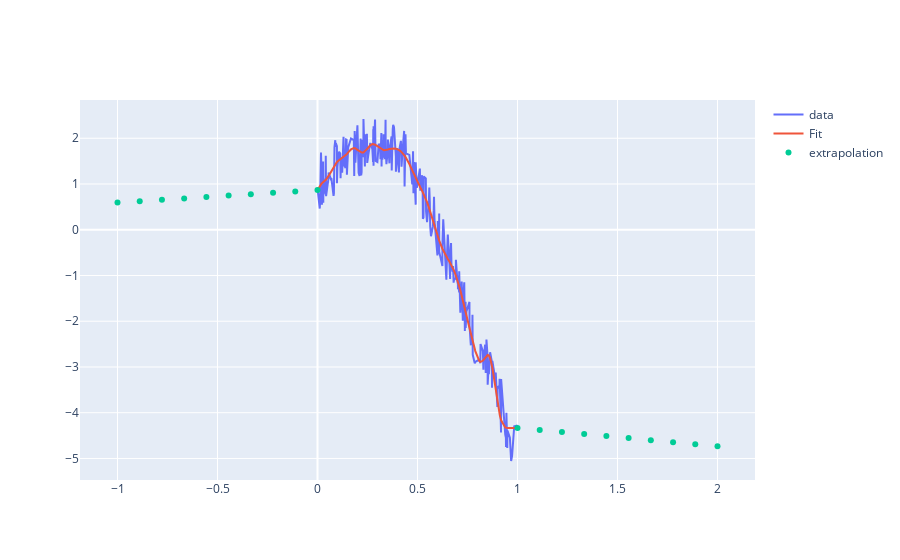

Here is the notebook cell this chart was saved with:
### Code cell
y_extra = []
for i in x_ep_norm:
    y_extra.append(extrapolate(x_exp=i, type_="linear", model=M, depth=8))
    
fig = go.Figure()
fig.add_trace(go.Scatter(x=x, y=y, name="data"))
fig.add_trace(go.Scatter(x=x, y=M.basis @ M.coef_, name="Fit"))
fig.add_trace(go.Scatter(x=x_ep,y =y_extra, mode="markers", name="extrapolation"))

### Figure 1 — Plotly figure (JSON) as saved in the notebook; plotly's stock layout.template omitted (floating-point values rounded to 4 significant figures; data arrays with more than 128 entries replaced by an {"elided": "..."} marker saying what was removed)
{"data": [{"name": "data", "type": "scatter", "x": {"elided": "250 float values"}, "y": {"elided": "250 float values"}}, {"name": "Fit", "type": "scatter", "x": {"elided": "250 float values"}, "y": {"elided": "250 float values"}}, {"mode": "markers", "name": "extrapolation", "type": "scatter", "x": [-1, -0.8889, -0.7778, -0.6667, -0.5556, -0.4444, -0.3333, -0.2222, -0.1111, 0, 1, 1.111, 1.222, 1.333, 1.444, 1.556, 1.667, 1.778, 1.889, 2], "y": [0.5933, 0.6239, 0.6545, 0.6851, 0.7156, 0.7462, 0.7768, 0.8074, 0.838, 0.8685, -4.332, -4.377, -4.421, -4.466, -4.511, -4.555, -4.6, -4.644, -4.689, -4.734]}], "layout": {"autosize": true, "xaxis": {"autorange": true, "range": [-1.18, 2.18], "type": "linear"}, "yaxis": {"autorange": true, "range": [-5.471, 2.836], "type": "linear"}}}
